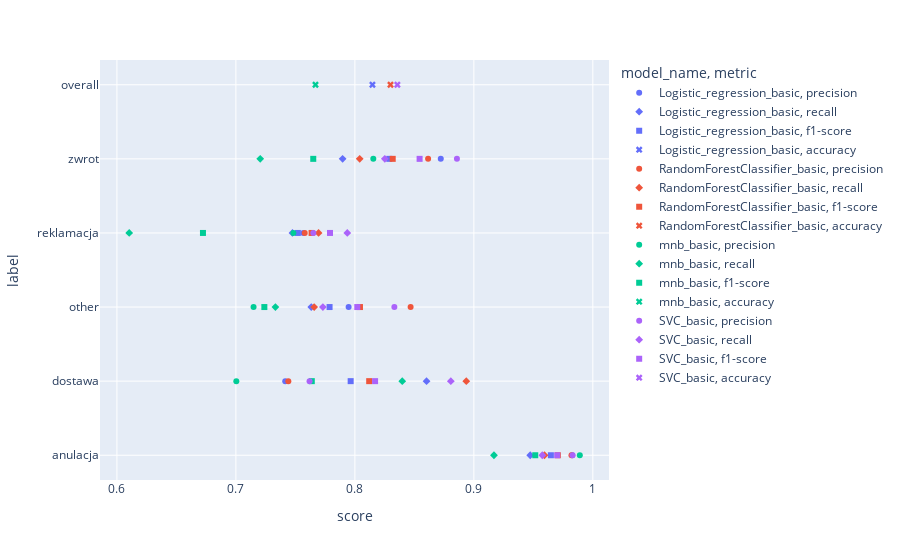

Notebook cell for this chart:
### Code cell
fig = px.scatter(df_functions_score, y="label", x="score", color="model_name", symbol="metric")
fig.show()

### Figure 1 — Plotly figure (JSON) as saved in the notebook; plotly's stock layout.template omitted (floating-point values rounded to 4 significant figures)
{"data": [{"hovertemplate": "model_name=Logistic_regression_basic<br>metric=precision<br>score=%{x}<br>label=%{y}<extra></extra>", "legendgroup": "Logistic_regression_basic, precision", "marker": {"color": "#636efa", "symbol": "circle"}, "mode": "markers", "name": "Logistic_regression_basic, precision", "orientation": "h", "showlegend": true, "type": "scatter", "x": [0.9828, 0.7415, 0.7947, 0.7567, 0.8722], "xaxis": "x", "y": ["anulacja", "dostawa", "other", "reklamacja", "zwrot"], "yaxis": "y"}, {"hovertemplate": "model_name=Logistic_regression_basic<br>metric=recall<br>score=%{x}<br>label=%{y}<extra></extra>", "legendgroup": "Logistic_regression_basic, recall", "marker": {"color": "#636efa", "symbol": "diamond"}, "mode": "markers", "name": "Logistic_regression_basic, recall", "orientation": "h", "showlegend": true, "type": "scatter", "x": [0.9474, 0.8602, 0.7633, 0.7475, 0.7897], "xaxis": "x", "y": ["anulacja", "dostawa", "other", "reklamacja", "zwrot"], "yaxis": "y"}, {"hovertemplate": "model_name=Logistic_regression_basic<br>metric=f1-score<br>score=%{x}<br>label=%{y}<extra></extra>", "legendgroup": "Logistic_regression_basic, f1-score", "marker": {"color": "#636efa", "symbol": "square"}, "mode": "markers", "name": "Logistic_regression_basic, f1-score", "orientation": "h", "showlegend": true, "type": "scatter", "x": [0.9647, 0.7965, 0.7787, 0.7521, 0.8289], "xaxis": "x", "y": ["anulacja", "dostawa", "other", "reklamacja", "zwrot"], "yaxis": "y"}, {"hovertemplate": "model_name=Logistic_regression_basic<br>metric=accuracy<br>score=%{x}<br>label=%{y}<extra></extra>", "legendgroup": "Logistic_regression_basic, accuracy", "marker": {"color": "#636efa", "symbol": "x"}, "mode": "markers", "name": "Logistic_regression_basic, accuracy", "orientation": "h", "showlegend": true, "type": "scatter", "x": [0.8148], "xaxis": "x", "y": ["overall"], "yaxis": "y"}, {"hovertemplate": "model_name=RandomForestClassifier_basic<br>metric=precision<br>score=%{x}<br>label=%{y}<extra></extra>", "legendgroup": "RandomForestClassifier_basic, precision", "marker": {"color": "#EF553B", "symbol": "circle"}, "mode": "markers", "name": "RandomForestClassifier_basic, precision", "orientation": "h", "showlegend": true, "type": "scatter", "x": [0.982, 0.7441, 0.8468, 0.7578, 0.8615], "xaxis": "x", "y": ["anulacja", "dostawa", "other", "reklamacja", "zwrot"], "yaxis": "y"}, {"hovertemplate": "model_name=RandomForestClassifier_basic<br>metric=recall<br>score=%{x}<br>label=%{y}<extra></extra>", "legendgroup": "RandomForestClassifier_basic, recall", "marker": {"color": "#EF553B", "symbol": "diamond"}, "mode": "markers", "name": "RandomForestClassifier_basic, recall", "orientation": "h", "showlegend": true, "type": "scatter", "x": [0.9594, 0.8936, 0.7658, 0.7695, 0.8041], "xaxis": "x", "y": ["anulacja", "dostawa", "other", "reklamacja", "zwrot"], "yaxis": "y"}, {"hovertemplate": "model_name=RandomForestClassifier_basic<br>metric=f1-score<br>score=%{x}<br>label=%{y}<extra></extra>", "legendgroup": "RandomForestClassifier_basic, f1-score", "marker": {"color": "#EF553B", "symbol": "square"}, "mode": "markers", "name": "RandomForestClassifier_basic, f1-score", "orientation": "h", "showlegend": true, "type": "scatter", "x": [0.9706, 0.812, 0.8043, 0.7636, 0.8318], "xaxis": "x", "y": ["anulacja", "dostawa", "other", "reklamacja", "zwrot"], "yaxis": "y"}, {"hovertemplate": "model_name=RandomForestClassifier_basic<br>metric=accuracy<br>score=%{x}<br>label=%{y}<extra></extra>", "legendgroup": "RandomForestClassifier_basic, accuracy", "marker": {"color": "#EF553B", "symbol": "x"}, "mode": "markers", "name": "RandomForestClassifier_basic, accuracy", "orientation": "h", "showlegend": true, "type": "scatter", "x": [0.8299], "xaxis": "x", "y": ["overall"], "yaxis": "y"}, {"hovertemplate": "model_name=mnb_basic<br>metric=precision<br>score=%{x}<br>label=%{y}<extra></extra>", "legendgroup": "mnb_basic, precision", "marker": {"color": "#00cc96", "symbol": "circle"}, "mode": "markers", "name": "mnb_basic, precision", "orientation": "h", "showlegend": true, "type": "scatter", "x": [0.989, 0.7004, 0.7149, 0.7483, 0.8155], "xaxis": "x", "y": ["anulacja", "dostawa", "other", "reklamacja", "zwrot"], "yaxis": "y"}, {"hovertemplate": "model_name=mnb_basic<br>metric=recall<br>score=%{x}<br>label=%{y}<extra></extra>", "legendgroup": "mnb_basic, recall", "marker": {"color": "#00cc96", "symbol": "diamond"}, "mode": "markers", "name": "mnb_basic, recall", "orientation": "h", "showlegend": true, "type": "scatter", "x": [0.9169, 0.8398, 0.7332, 0.6103, 0.7204], "xaxis": "x", "y": ["anulacja", "dostawa", "other", "reklamacja", "zwrot"], "yaxis": "y"}, {"hovertemplate": "model_name=mnb_basic<br>metric=f1-score<br>score=%{x}<br>label=%{y}<extra></extra>", "legendgroup": "mnb_basic, f1-score", "marker": {"color": "#00cc96", "symbol": "square"}, "mode": "markers", "name": "mnb_basic, f1-score", "orientation": "h", "showlegend": true, "type": "scatter", "x": [0.9516, 0.7638, 0.7239, 0.6723, 0.765], "xaxis": "x", "y": ["anulacja", "dostawa", "other", "reklamacja", "zwrot"], "yaxis": "y"}, {"hovertemplate": "model_name=mnb_basic<br>metric=accuracy<br>score=%{x}<br>label=%{y}<extra></extra>", "legendgroup": "mnb_basic, accuracy", "marker": {"color": "#00cc96", "symbol": "x"}, "mode": "markers", "name": "mnb_basic, accuracy", "orientation": "h", "showlegend": true, "type": "scatter", "x": [0.7669], "xaxis": "x", "y": ["overall"], "yaxis": "y"}, {"hovertemplate": "model_name=SVC_basic<br>metric=precision<br>score=%{x}<br>label=%{y}<extra></extra>", "legendgroup": "SVC_basic, precision", "marker": {"color": "#ab63fa", "symbol": "circle"}, "mode": "markers", "name": "SVC_basic, precision", "orientation": "h", "showlegend": true, "type": "scatter", "x": [0.9829, 0.7619, 0.8332, 0.7651, 0.8858], "xaxis": "x", "y": ["anulacja", "dostawa", "other", "reklamacja", "zwrot"], "yaxis": "y"}, {"hovertemplate": "model_name=SVC_basic<br>metric=recall<br>score=%{x}<br>label=%{y}<extra></extra>", "legendgroup": "SVC_basic, recall", "marker": {"color": "#ab63fa", "symbol": "diamond"}, "mode": "markers", "name": "SVC_basic, recall", "orientation": "h", "showlegend": true, "type": "scatter", "x": [0.9575, 0.8806, 0.7731, 0.7936, 0.8252], "xaxis": "x", "y": ["anulacja", "dostawa", "other", "reklamacja", "zwrot"], "yaxis": "y"}, {"hovertemplate": "model_name=SVC_basic<br>metric=f1-score<br>score=%{x}<br>label=%{y}<extra></extra>", "legendgroup": "SVC_basic, f1-score", "marker": {"color": "#ab63fa", "symbol": "square"}, "mode": "markers", "name": "SVC_basic, f1-score", "orientation": "h", "showlegend": true, "type": "scatter", "x": [0.9701, 0.817, 0.802, 0.7791, 0.8544], "xaxis": "x", "y": ["anulacja", "dostawa", "other", "reklamacja", "zwrot"], "yaxis": "y"}, {"hovertemplate": "model_name=SVC_basic<br>metric=accuracy<br>score=%{x}<br>label=%{y}<extra></extra>", "legendgroup": "SVC_basic, accuracy", "marker": {"color": "#ab63fa", "symbol": "x"}, "mode": "markers", "name": "SVC_basic, accuracy", "orientation": "h", "showlegend": true, "type": "scatter", "x": [0.8357], "xaxis": "x", "y": ["overall"], "yaxis": "y"}], "layout": {"legend": {"title": {"text": "model_name, metric"}, "tracegroupgap": 0}, "margin": {"t": 60}, "xaxis": {"anchor": "y", "domain": [0, 1], "title": {"text": "score"}}, "yaxis": {"anchor": "x", "domain": [0, 1], "title": {"text": "label"}}}}
